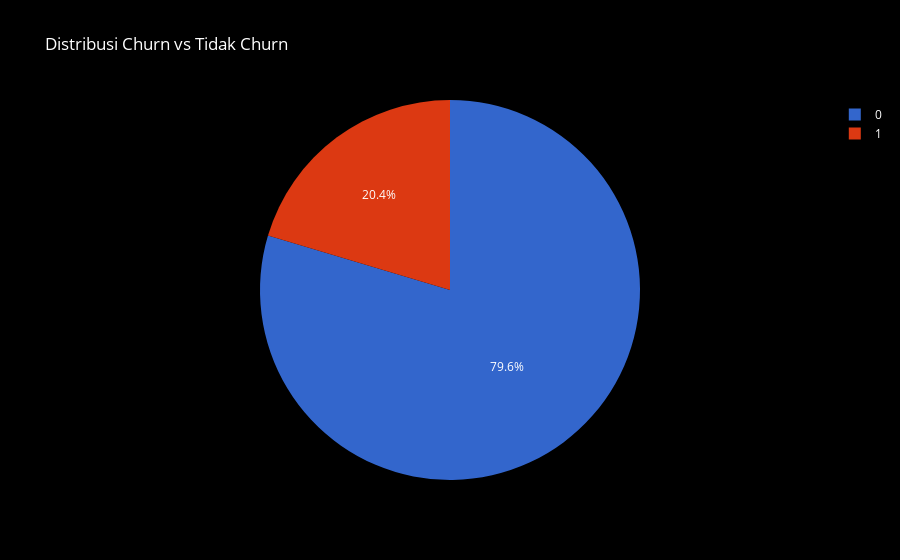

Notebook code cell kept with this figure:
### Markdown cell above
1. Menghitung proporsi churn vs not churn

### Code cell
# Menghitung proporsi churn vs tidak churn
churn_count = churn_df['Exited'].value_counts()
fig = px.pie(churn_count, names=churn_count.index, values=churn_count.values,
             title='Distribusi Churn vs Tidak Churn', color_discrete_sequence=px.colors.qualitative.G10)

# Mengubah latar belakang menjadi hitam
fig.update_layout(
    plot_bgcolor='white',   # Latar belakang plot menjadi hitam
    paper_bgcolor='black',  # Latar belakang halaman menjadi hitam
    font_color='white'      # Mengubah warna teks menjadi putih agar terlihat jelas di latar belakang hitam
)

fig.show()

### Figure 1 — Plotly figure (JSON) as saved in the notebook; plotly's stock layout.template omitted (floating-point values rounded to 4 significant figures)
{"data": [{"domain": {"x": [0, 1], "y": [0, 1]}, "hovertemplate": "Exited=%{label}<br>value=%{value}<extra></extra>", "labels": [0, 1], "legendgroup": "", "name": "", "showlegend": true, "type": "pie", "values": [7963, 2037]}], "layout": {"font": {"color": "white"}, "legend": {"tracegroupgap": 0}, "paper_bgcolor": "black", "piecolorway": ["#3366CC", "#DC3912", "#FF9900", "#109618", "#990099", "#0099C6", "#DD4477", "#66AA00", "#B82E2E", "#316395"], "plot_bgcolor": "white", "title": {"text": "Distribusi Churn vs Tidak Churn"}}}
